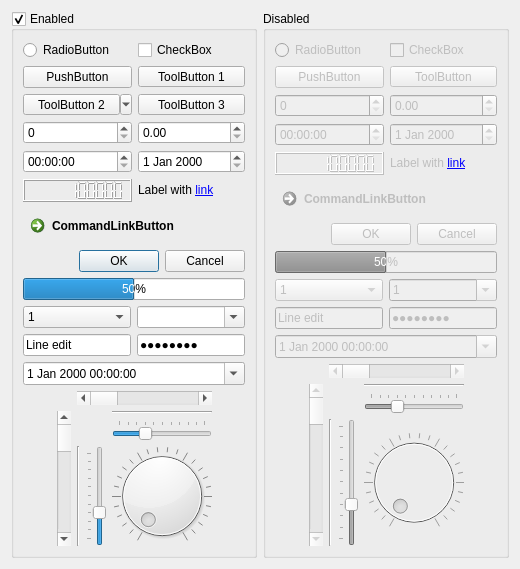
         <widget class="QWidget" name="tab_1">
          <attribute name="title">
           <string notr="true">Tab 1</string>
          </attribute>
          <layout class="QGridLayout" name="gridLayout_7">
           <item row="0" column="0">
            <widget class="QGroupBox" name="groupBox_2">
             <property name="title">
              <string>Enabled</string>
             </property>
             <property name="checkable">
              <bool>true</bool>
             </property>
             <layout class="QVBoxLayout" name="verticalLayout_4">
              <item>
               <layout class="QGridLayout" name="gridLayout_4">
                <item row="0" column="0">
                 <widget class="QRadioButton" name="radioButton">
                  <property name="text">
                   <string notr="true">RadioButton</string>
                  </property>
                 </widget>
                </item>
                <item row="0" column="1">
                 <widget class="QCheckBox" name="checkBox">
                  <property name="text">
                   <string notr="true">CheckBox</string>
                  </property>
                  <property name="tristate">
                   <bool>true</bool>
                  </property>
                 </widget>
                </item>
                <item row="1" column="0">
                 <widget class="QPushButton" name="pushButton">
                  <property name="sizePolicy">
                   <sizepolicy hsizetype="MinimumExpanding" vsizetype="Fixed">
                    <horstretch>0</horstretch>
                    <verstretch>0</verstretch>
                   </sizepolicy>
                  </property>
                  <property name="text">
                   <string notr="true">PushButton</string>
                  </property>
                  <property name="checkable">
                   <bool>true</bool>
                  </property>
                 </widget>
                </item>
                <item row="1" column="1">
                 <widget class="QToolButton" name="toolButton_1">
                  <property name="sizePolicy">
                   <sizepolicy hsizetype="MinimumExpanding" vsizetype="Fixed">
                    <horstretch>0</horstretch>
                    <verstretch>0</verstretch>
                   </sizepolicy>
                  </property>
                  <property name="text">
                   <string notr="true">ToolButton 1</string>
                  </property>
                  <property name="popupMode">
                   <enum>QToolButton::DelayedPopup</enum>
                  </property>
                 </widget>
                </item>
                <item row="2" column="0">
                 <widget class="QToolButton" name="toolButton_2">
                  <property name="sizePolicy">
                   <sizepolicy hsizetype="MinimumExpanding" vsizetype="Fixed">
                    <horstretch>0</horstretch>
                    <verstretch>0</verstretch>
                   </sizepolicy>
                  </property>
                  <property name="text">
                   <string notr="true">ToolButton 2</string>
                  </property>
                  <property name="popupMode">
                   <enum>QToolButton::MenuButtonPopup</enum>
                  </property>
                 </widget>
                </item>
                <item row="2" column="1">
                 <widget class="QToolButton" name="toolButton_3">
                  <property name="sizePolicy">
                   <sizepolicy hsizetype="MinimumExpanding" vsizetype="Fixed">
                    <horstretch>0</horstretch>
                    <verstretch>0</verstretch>
                   </sizepolicy>
                  </property>
                  <property name="text">
                   <string notr="true">ToolButton 3</string>
                  </property>
                  <property name="popupMode">
                   <enum>QToolButton::InstantPopup</enum>
                  </property>
                 </widget>
                </item>
                <item row="3" column="0">
                 <widget class="QSpinBox" name="spinBox"/>
                </item>
                <item row="3" column="1">
                 <widget class="QDoubleSpinBox" name="doubleSpinBox"/>
                </item>
                <item row="4" column="0">
                 <widget class="QTimeEdit" name="timeEdit"/>
                </item>
                <item row="4" column="1">
                 <widget class="QDateEdit" name="dateEdit"/>
                </item>
                <item row="5" column="0">
                 <widget class="QLCDNumber" name="lcdNumber">
                  <property name="digitCount">
                   <number>10</number>
                  </property>
                  <property name="intValue" stdset="0">
                   <number>1234567890</number>
                  </property>
                 </widget>
                </item>
                <item row="5" column="1">
                 <widget class="QLabel" name="label">
                  <property name="text">
                   <string notr="true">Label with &lt;a href=&quot;http://google.com&quot;&gt;link&lt;/a&gt;</string>
                  </property>
                 </widget>
                </item>
               </layout>
              </item>
              <item>
               <widget class="QCommandLinkButton" name="commandLinkButton">
                <property name="text">
                 <string notr="true">CommandLinkButton</string>
                </property>
               </widget>
              </item>
              <item>
               <widget class="QDialogButtonBox" name="buttonBox">
                <property name="standardButtons">
                 <set>QDialogButtonBox::Cancel|QDialogButtonBox::Ok</set>
                </property>
               </widget>
              </item>
              <item>
               <layout class="QVBoxLayout" name="verticalLayout_3">
                <item>
                 <widget class="QProgressBar" name="progressBar">
                  <property name="maximum">
                   <number>20</number>
                  </property>
                  <property name="value">
                   <number>10</number>
                  </property>
                 </widget>
                </item>
                <item>
                 <layout class="QHBoxLayout" name="horizontalLayout">
                  <item>
                   <widget class="QComboBox" name="readOnlyComboBox">
                    <property name="sizePolicy">
                     <sizepolicy hsizetype="MinimumExpanding" vsizetype="Fixed">
                      <horstretch>0</horstretch>
                      <verstretch>0</verstretch>
                     </sizepolicy>
                    </property>
                    <item>
                     <property name="text">
                      <string notr="true">1</string>
                     </property>
                    </item>
                    <item>
                     <property name="text">
                      <string notr="true">2</string>
                     </property>
                    </item>
                    <item>
                     <property name="text">
                      <string notr="true">3</string>
                     </property>
                    </item>
                   </widget>
                  </item>
                  <item>
                   <widget class="QComboBox" name="editableComboBox">
                    <property name="sizePolicy">
                     <sizepolicy hsizetype="MinimumExpanding" vsizetype="Fixed">
                      <horstretch>0</horstretch>
                      <verstretch>0</verstretch>
                     </sizepolicy>
                    </property>
                    <property name="editable">
                     <bool>true</bool>
                    </property>
                    <property name="placeholderText">
                     <string>Enter text</string>
                    </property>
                    <item>
                     <property name="text">
                      <string notr="true">1</string>
                     </property>
                    </item>
                    <item>
                     <property name="text">
                      <string notr="true">2</string>
                     </property>
                    </item>
                    <item>
                     <property name="text">
                      <string notr="true">3</string>
                     </property>
                    </item>
                   </widget>
                  </item>
                 </layout>
                </item>
                <item>
                 <layout class="QHBoxLayout" name="horizontalLayout_4">
                  <item>
                   <widget class="QLineEdit" name="lineEdit">
                    <property name="text">
                     <string notr="true">Line edit</string>
                    </property>
                    <property name="placeholderText">
                     <string>Enter text</string>
                    </property>
                   </widget>
                  </item>
                  <item>
                   <widget class="QLineEdit" name="passwordEdit">
                    <property name="text">
                     <string notr="true">Password</string>
                    </property>
                    <property name="echoMode">
                     <enum>QLineEdit::Password</enum>
                    </property>
                   </widget>
                  </item>
                 </layout>
                </item>
                <item>
                 <widget class="QDateTimeEdit" name="dateTimeEdit">
                  <property name="calendarPopup">
                   <bool>true</bool>
                  </property>
                 </widget>
                </item>
               </layout>
              </item>
              <item>
               <layout class="QHBoxLayout" name="horizontalLayout_2">
                <item>
                 <spacer name="horizontalSpacer">
                  <property name="orientation">
                   <enum>Qt::Horizontal</enum>
                  </property>
                  <property name="sizeHint" stdset="0">
                   <size>
                    <width>13</width>
                    <height>20</height>
                   </size>
                  </property>
                 </spacer>
                </item>
                <item>
                 <layout class="QGridLayout" name="gridLayout">
                  <item row="0" column="1" colspan="3">
                   <widget class="QScrollBar" name="horizontalScrollBar">
                    <property name="orientation">
                     <enum>Qt::Horizontal</enum>
                    </property>
                   </widget>
                  </item>
                  <item row="1" column="0" rowspan="3">
                   <widget class="QScrollBar" name="verticalScrollBar">
                    <property name="orientation">
                     <enum>Qt::Vertical</enum>
                    </property>
                   </widget>
                  </item>
                  <item row="1" column="3">
                   <widget class="Line" name="horizontalLine">
                    <property name="orientation">
                     <enum>Qt::Horizontal</enum>
                    </property>
                   </widget>
                  </item>
                  <item row="2" column="3">
                   <widget class="QSlider" name="horizontalSlider">
                    <property name="sizePolicy">
                     <sizepolicy hsizetype="Minimum" vsizetype="Fixed">
                      <horstretch>0</horstretch>
                      <verstretch>0</verstretch>
                     </sizepolicy>
                    </property>
                    <property name="value">
                     <number>30</number>
                    </property>
                    <property name="orientation">
                     <enum>Qt::Horizontal</enum>
                    </property>
                    <property name="tickPosition">
                     <enum>QSlider::TicksAbove</enum>
                    </property>
                   </widget>
                  </item>
                  <item row="3" column="1">
                   <widget class="Line" name="verticalLine">
                    <property name="orientation">
                     <enum>Qt::Vertical</enum>
                    </property>
                   </widget>
                  </item>
                  <item row="3" column="2">
                   <widget class="QSlider" name="verticalSlider">
                    <property name="value">
                     <number>30</number>
                    </property>
                    <property name="orientation">
                     <enum>Qt::Vertical</enum>
                    </property>
                    <property name="tickPosition">
                     <enum>QSlider::TicksAbove</enum>
                    </property>
                   </widget>
                  </item>
                  <item row="3" column="3">
                   <widget class="QDial" name="dial">
                    <property name="notchesVisible">
                     <bool>true</bool>
                    </property>
                   </widget>
                  </item>
                 </layout>
                </item>
                <item>
                 <spacer name="horizontalSpacer_2">
                  <property name="orientation">
                   <enum>Qt::Horizontal</enum>
                  </property>
                  <property name="sizeHint" stdset="0">
                   <size>
                    <width>17</width>
                    <height>134</height>
                   </size>
                  </property>
                 </spacer>
                </item>
               </layout>
              </item>
             </layout>
            </widget>
           </item>
           <item row="0" column="1">
            <widget class="QGroupBox" name="groupBox_3">
             <property name="title">
              <string>Disabled</string>
             </property>
             <layout class="QVBoxLayout" name="verticalLayout_5">
              <item>
               <layout class="QGridLayout" name="gridLayout_5">
                <item row="0" column="0">
                 <widget class="QRadioButton" name="disabledRadioButton">
                  <property name="enabled">
                   <bool>false</bool>
                  </property>
                  <property name="text">
                   <string notr="true">RadioButton</string>
                  </property>
                 </widget>
                </item>
                <item row="0" column="1">
                 <widget class="QCheckBox" name="disabledCheckBox">
                  <property name="enabled">
                   <bool>false</bool>
                  </property>
                  <property name="text">
                   <string notr="true">CheckBox</string>
                  </property>
                  <property name="tristate">
                   <bool>true</bool>
                  </property>
                 </widget>
                </item>
                <item row="1" column="0">
                 <widget class="QPushButton" name="disabledPushButton">
                  <property name="enabled">
                   <bool>false</bool>
                  </property>
                  <property name="sizePolicy">
                   <sizepolicy hsizetype="MinimumExpanding" vsizetype="Fixed">
                    <horstretch>0</horstretch>
                    <verstretch>0</verstretch>
                   </sizepolicy>
                  </property>
                  <property name="text">
                   <string notr="true">PushButton</string>
                  </property>
                  <property name="checkable">
                   <bool>true</bool>
                  </property>
                 </widget>
                </item>
                <item row="1" column="1">
                 <widget class="QToolButton" name="disabledToolButton">
                  <property name="enabled">
                   <bool>false</bool>
                  </property>
                  <property name="sizePolicy">
                   <sizepolicy hsizetype="MinimumExpanding" vsizetype="Fixed">
                    <horstretch>0</horstretch>
                    <verstretch>0</verstretch>
                   </sizepolicy>
                  </property>
                  <property name="text">
                   <string notr="true">ToolButton</string>
                  </property>
                  <property name="checkable">
                   <bool>true</bool>
                  </property>
                  <property name="popupMode">
                   <enum>QToolButton::InstantPopup</enum>
                  </property>
                 </widget>
                </item>
                <item row="2" column="0">
                 <widget class="QSpinBox" name="disabledSpinBox">
                  <property name="enabled">
                   <bool>false</bool>
                  </property>
                 </widget>
                </item>
                <item row="2" column="1">
                 <widget class="QDoubleSpinBox" name="disabledDoubleSpinBox">
                  <property name="enabled">
                   <bool>false</bool>
                  </property>
                 </widget>
                </item>
                <item row="3" column="0">
                 <widget class="QTimeEdit" name="disabledTimeEdit">
                  <property name="enabled">
                   <bool>false</bool>
                  </property>
                 </widget>
                </item>
                <item row="3" column="1">
                 <widget class="QDateEdit" name="disabledDateEdit">
                  <property name="enabled">
                   <bool>false</bool>
                  </property>
                 </widget>
                </item>
                <item row="4" column="0">
                 <widget class="QLCDNumber" name="disabledLcdNumber">
                  <property name="enabled">
                   <bool>false</bool>
                  </property>
                  <property name="digitCount">
                   <number>10</number>
                  </property>
                  <property name="intValue" stdset="0">
                   <number>1234567890</number>
                  </property>
                 </widget>
                </item>
                <item row="4" column="1">
                 <widget class="QLabel" name="disabledLabel">
                  <property name="enabled">
                   <bool>false</bool>
                  </property>
                  <property name="text">
                   <string notr="true">Label with &lt;a href=&quot;http://google.com&quot;&gt;link&lt;/a&gt;</string>
                  </property>
                 </widget>
                </item>
               </layout>
              </item>
              <item>
               <widget class="QCommandLinkButton" name="disabledCommandLinkButton">
                <property name="enabled">
                 <bool>false</bool>
                </property>
                <property name="text">
                 <string notr="true">CommandLinkButton</string>
                </property>
               </widget>
              </item>
              <item>
               <widget class="QDialogButtonBox" name="disabledButtonBox">
                <property name="enabled">
                 <bool>false</bool>
                </property>
                <property name="standardButtons">
                 <set>QDialogButtonBox::Cancel|QDialogButtonBox::Ok</set>
                </property>
               </widget>
              </item>
              <item>
               <layout class="QVBoxLayout" name="verticalLayout_6">
                <item>
                 <widget class="QProgressBar" name="disabledProgressBar">
                  <property name="enabled">
                   <bool>false</bool>
                  </property>
                  <property name="maximum">
                   <number>20</number>
                  </property>
                  <property name="value">
                   <number>10</number>
                  </property>
                 </widget>
                </item>
                <item>
                 <layout class="QHBoxLayout" name="horizontalLayout_3">
                  <item>
                   <widget class="QComboBox" name="disabledReadOnlyComboBox">
                    <property name="enabled">
                     <bool>false</bool>
                    </property>
                    <property name="sizePolicy">
                     <sizepolicy hsizetype="MinimumExpanding" vsizetype="Fixed">
                      <horstretch>0</horstretch>
                      <verstretch>0</verstretch>
                     </sizepolicy>
                    </property>
                    <item>
                     <property name="text">
                      <string notr="true">1</string>
                     </property>
                    </item>
                    <item>
                     <property name="text">
                      <string notr="true">2</string>
                     </property>
                    </item>
                    <item>
                     <property name="text">
                      <string notr="true">3</string>
                     </property>
                    </item>
                   </widget>
                  </item>
                  <item>
                   <widget class="QComboBox" name="disabledEditableComboBox">
                    <property name="enabled">
                     <bool>false</bool>
                    </property>
                    <property name="sizePolicy">
                     <sizepolicy hsizetype="MinimumExpanding" vsizetype="Fixed">
                      <horstretch>0</horstretch>
                      <verstretch>0</verstretch>
                     </sizepolicy>
                    </property>
                    <property name="editable">
                     <bool>true</bool>
                    </property>
                    <item>
                     <property name="text">
                      <string notr="true">1</string>
                     </property>
                    </item>
                    <item>
                     <property name="text">
                      <string notr="true">2</string>
                     </property>
                    </item>
                    <item>
                     <property name="text">
                      <string notr="true">3</string>
                     </property>
                    </item>
                   </widget>
                  </item>
                 </layout>
                </item>
                <item>
                 <layout class="QHBoxLayout" name="horizontalLayout_5">
                  <item>
                   <widget class="QLineEdit" name="disabledLineEdit">
                    <property name="enabled">
                     <bool>false</bool>
                    </property>
                    <property name="text">
                     <string notr="true">Line edit</string>
                    </property>
                   </widget>
                  </item>
                  <item>
                   <widget class="QLineEdit" name="disabledPasswordEdit">
                    <property name="enabled">
                     <bool>false</bool>
                    </property>
                    <property name="text">
                     <string notr="true">Password</string>
                    </property>
                    <property name="echoMode">
                     <enum>QLineEdit::Password</enum>
                    </property>
                   </widget>
                  </item>
                 </layout>
                </item>
                <item>
                 <widget class="QDateTimeEdit" name="disabledDateTimeEdit">
                  <property name="enabled">
                   <bool>false</bool>
                  </property>
                  <property name="calendarPopup">
                   <bool>true</bool>
                  </property>
                 </widget>
                </item>
               </layout>
              </item>
              <item>
               <layout class="QHBoxLayout" name="horizontalLayout_6">
                <item>
                 <spacer name="horizontalSpacer_3">
                  <property name="orientation">
                   <enum>Qt::Horizontal</enum>
                  </property>
                  <property name="sizeHint" stdset="0">
                   <size>
                    <width>13</width>
                    <height>20</height>
                   </size>
                  </property>
                 </spacer>
                </item>
                <item>
                 <layout class="QGridLayout" name="gridLayout_6">
                  <item row="0" column="1" colspan="3">
                   <widget class="QScrollBar" name="disabledHorizontalScrollBar">
                    <property name="enabled">
                     <bool>false</bool>
                    </property>
                    <property name="orientation">
                     <enum>Qt::Horizontal</enum>
                    </property>
                   </widget>
                  </item>
                  <item row="1" column="0" rowspan="3">
                   <widget class="QScrollBar" name="disabledVerticalScrollBar">
                    <property name="enabled">
                     <bool>false</bool>
                    </property>
                    <property name="orientation">
                     <enum>Qt::Vertical</enum>
                    </property>
                   </widget>
                  </item>
                  <item row="1" column="3">
                   <widget class="Line" name="horizontalLine_2">
                    <property name="orientation">
                     <enum>Qt::Horizontal</enum>
                    </property>
                   </widget>
                  </item>
                  <item row="2" column="3">
                   <widget class="QSlider" name="disabledHorizontalSlider">
                    <property name="enabled">
                     <bool>false</bool>
                    </property>
                    <property name="sizePolicy">
                     <sizepolicy hsizetype="Minimum" vsizetype="Fixed">
                      <horstretch>0</horstretch>
                      <verstretch>0</verstretch>
                     </sizepolicy>
                    </property>
                    <property name="value">
                     <number>30</number>
                    </property>
                    <property name="orientation">
                     <enum>Qt::Horizontal</enum>
                    </property>
                    <property name="tickPosition">
                     <enum>QSlider::TicksAbove</enum>
                    </property>
                   </widget>
                  </item>
                  <item row="3" column="1">
                   <widget class="Line" name="verticalLine_2">
                    <property name="orientation">
                     <enum>Qt::Vertical</enum>
                    </property>
                   </widget>
                  </item>
                  <item row="3" column="2">
                   <widget class="QSlider" name="disabledVerticalSlider">
                    <property name="enabled">
                     <bool>false</bool>
                    </property>
                    <property name="value">
                     <number>30</number>
                    </property>
                    <property name="orientation">
                     <enum>Qt::Vertical</enum>
                    </property>
                    <property name="tickPosition">
                     <enum>QSlider::TicksAbove</enum>
                    </property>
                   </widget>
                  </item>
                  <item row="3" column="3">
                   <widget class="QDial" name="disabledDial">
                    <property name="enabled">
                     <bool>false</bool>
                    </property>
                    <property name="notchesVisible">
                     <bool>true</bool>
                    </property>
                   </widget>
                  </item>
                 </layout>
                </item>
                <item>
                 <spacer name="horizontalSpacer_4">
                  <property name="orientation">
                   <enum>Qt::Horizontal</enum>
                  </property>
                  <property name="sizeHint" stdset="0">
                   <size>
                    <width>13</width>
                    <height>20</height>
                   </size>
                  </property>
                 </spacer>
                </item>
               </layout>
              </item>
             </layout>
            </widget>
           </item>
           <item row="1" column="0" colspan="2">
            <spacer name="verticalSpacer">
             <property name="orientation">
              <enum>Qt::Vertical</enum>
             </property>
             <property name="sizeHint" stdset="0">
              <size>
               <width>20</width>
               <height>0</height>
              </size>
             </property>
            </spacer>
           </item>
          </layout>
         </widget>
